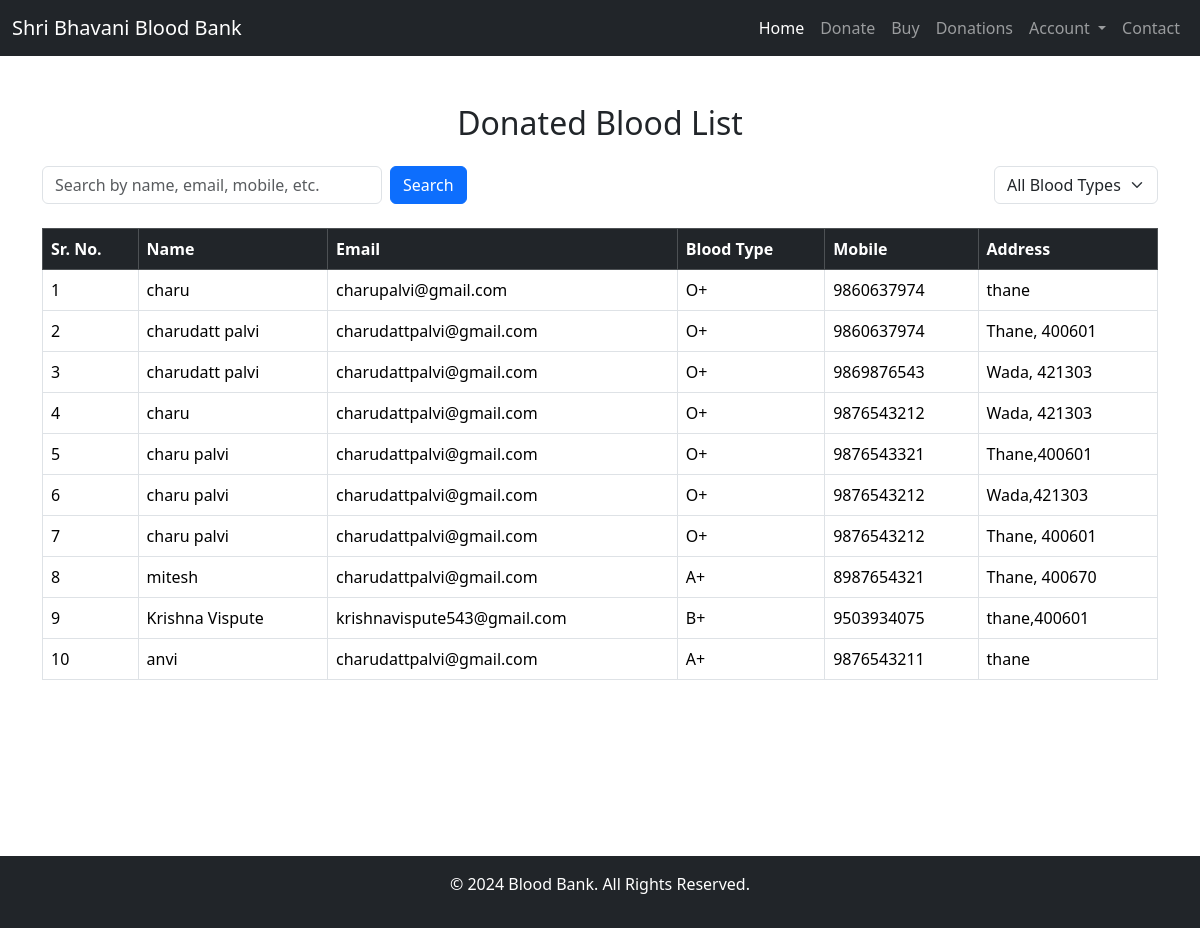
/donations, run on the app's committed database.
### bloodapp/models.py (models this page shows)
class Blooddonate(models.Model):
    BLOOD_TYPE_CHOICES = [
        ('A+', 'A+'),
        ('A-', 'A-'),
        ('B+', 'B+'),
        ('B-', 'B-'),
        ('AB+', 'AB+'),
        ('AB-', 'AB-'),
        ('O+', 'O+'),
        ('O-', 'O-'),
    ]
    name = models.CharField(max_length=50)
    email = models.CharField(max_length=70)
    type = models.CharField(max_length=3, choices=BLOOD_TYPE_CHOICES, verbose_name='Donate Blood Type')
    mobile = models.CharField(max_length=10)
    address = models.TextField(max_length=100)

### bloodapp/views.py (the view, shortened to what this page needs)
# urls.py: path('donations', views.donationList, name='donations'),
def donationList(request):
    query = request.GET.get('q', '')
    blood_type_filter = request.GET.get('blood_type', '')
    donations = Blooddonate.objects.all()
    if blood_type_filter:
        donations = donations.filter(type=blood_type_filter)
    return render(request, 'donation_list.html', {
        'donations': donations,
        'query': query,
        'blood_type_filter': blood_type_filter,
        'blood_types': Blooddonate.BLOOD_TYPE_CHOICES,
    })

### templates/donation_list.html (shortened to what this page needs)
{% extends 'baseheader.html' %}
{% load static %}
{% block 'main' %}
<div class="d-flex flex-column min-vh-100">
    <section class="flex-grow-1">
        <div class="container mt-5">
            <h2 class="text-center mb-4">Donated Blood List</h2>
            <form method="GET" action="{% url 'donations' %}" class="d-flex flex-wrap justify-content-between mb-3">
                <div class="d-flex mb-2">
                    <input
                        type="text"
                        name="q"
                        class="form-control me-2"
                        placeholder="Search by name, email, mobile, etc."
                        value="{{ query|default:'' }}">
                    <button type="submit" class="btn btn-primary me-2">Search</button>
                </div>
                <div>
                    <select name="blood_type" class="form-select" onchange="this.form.submit()">
                        <option value="">All Blood Types</option>
                    </select>
                </div>
            </form>
            <table class="table table-bordered table-hover">
                <thead class="table-dark">
                    <tr>
                        <th>Sr. No.</th>
                        <th>Name</th>
                        <th>Email</th>
                        <th>Blood Type</th>
                        <th>Mobile</th>
                        <th>Address</th>
                    </tr>
                </thead>
                <tbody>
                    {% for donation in donations %}
                    <tr>
                        <td>{{ forloop.counter }}</td>
                        <td>{{ donation.name }}</td>
                        <td>{{ donation.email }}</td>
                        <td>{{ donation.type }}</td>
                        <td>{{ donation.mobile }}</td>
                        <td>{{ donation.address }}</td>
                    </tr>
                    {% empty %}
                    <tr>
                        <td colspan="6" class="text-center">No donations found.</td>
                    </tr>
                    {% endfor %}
                </tbody>
            </table>
        </div>
    </section>
</div>
{% endblock 'main' %}

### templates/baseheader.html
{% load static %}
{% include 'header.html' %}
{% block 'main' %}
{% endblock 'main' %}
{% include 'footer.html' %}

### templates/header.html (shortened to what this page needs)
{% load static %}
<!DOCTYPE html>
<html lang="en">
<head>
    <link rel="stylesheet" type="text/css" href="{% static 'css/bootstrap.min.css' %}">
    <link rel="stylesheet" href="https://cdn.jsdelivr.net/npm/bootstrap-icons@1.11.3/font/bootstrap-icons.min.css">
    <link rel="stylesheet" type="text/css" href="{% static '/css/styles.css' %}">
</head>
<body>
    <nav class="navbar navbar-expand-lg navbar-dark bg-dark">
        <div class="container-fluid">
            <a class="navbar-brand" href="/">Shri Bhavani Blood Bank</a>
            <div class="collapse navbar-collapse" id="navbarNav">
                <ul class="navbar-nav ms-auto">
                    <li class="nav-item">
                        <a class="nav-link active" aria-current="page" href="/">Home</a>
                    </li>
                    <li class="nav-item">
                        <a class="nav-link" href="/donate">Donate</a>
                    </li>
                    <li class="nav-item">
                        <a class="nav-link" href="/bloodbuy">Buy</a>
                    </li>
                    <li class="nav-item">
                        <a class="nav-link" href="/donations">Donations</a>
                    </li>
                    <li class="nav-item dropdown">
                        <a class="nav-link dropdown-toggle" href="#" role="button" data-bs-toggle="dropdown" aria-expanded="false">
                          Account
                        </a>
                      </li>
                    <li class="nav-item">
                        <a class="nav-link" href="/contactus">Contact</a>
                    </li>
                </ul>
            </div>
        </div>
    </nav>

### templates/footer.html (shortened to what this page needs)
    <footer class="bg-dark text-white text-center py-3">
        <div class="container">
            <p>&copy; 2024 Blood Bank. All Rights Reserved.</p>
        </div>
    </footer>
</body>
</html>

### static/css/styles.css (style rules this page uses)
footer { background-color: #333; padding: 20px 0; }
.form-control { width: 340px; }

### data on the page
Blooddonate: name "charu", email "charupalvi@gmail.com", type "O+", mobile "9860637974", address "thane"
Blooddonate: name "charudatt palvi", email "charudattpalvi@gmail.com", type "O+", mobile "9860637974", address "Thane, 400601"
Blooddonate: name "charudatt palvi", email "charudattpalvi@gmail.com", type "O+", mobile "9869876543", address "Wada, 421303"
Blooddonate: name "charu", email "charudattpalvi@gmail.com", type "O+", mobile "9876543212", address "Wada, 421303"
Blooddonate: name "charu palvi", email "charudattpalvi@gmail.com", type "O+", mobile "9876543321", address "Thane,400601"
Blooddonate: name "charu palvi", email "charudattpalvi@gmail.com", type "O+", mobile "9876543212", address "Wada,421303"
Blooddonate: name "charu palvi", email "charudattpalvi@gmail.com", type "O+", mobile "9876543212", address "Thane, 400601"
Blooddonate: name "mitesh", email "charudattpalvi@gmail.com", type "A+", mobile "8987654321", address "Thane, 400670"
Blooddonate: name "Krishna Vispute", email "krishnavispute543@gmail.com", type "B+", mobile "9503934075", address "thane,400601"
Blooddonate: name "anvi", email "charudattpalvi@gmail.com", type "A+", mobile "9876543211", address "thane"
